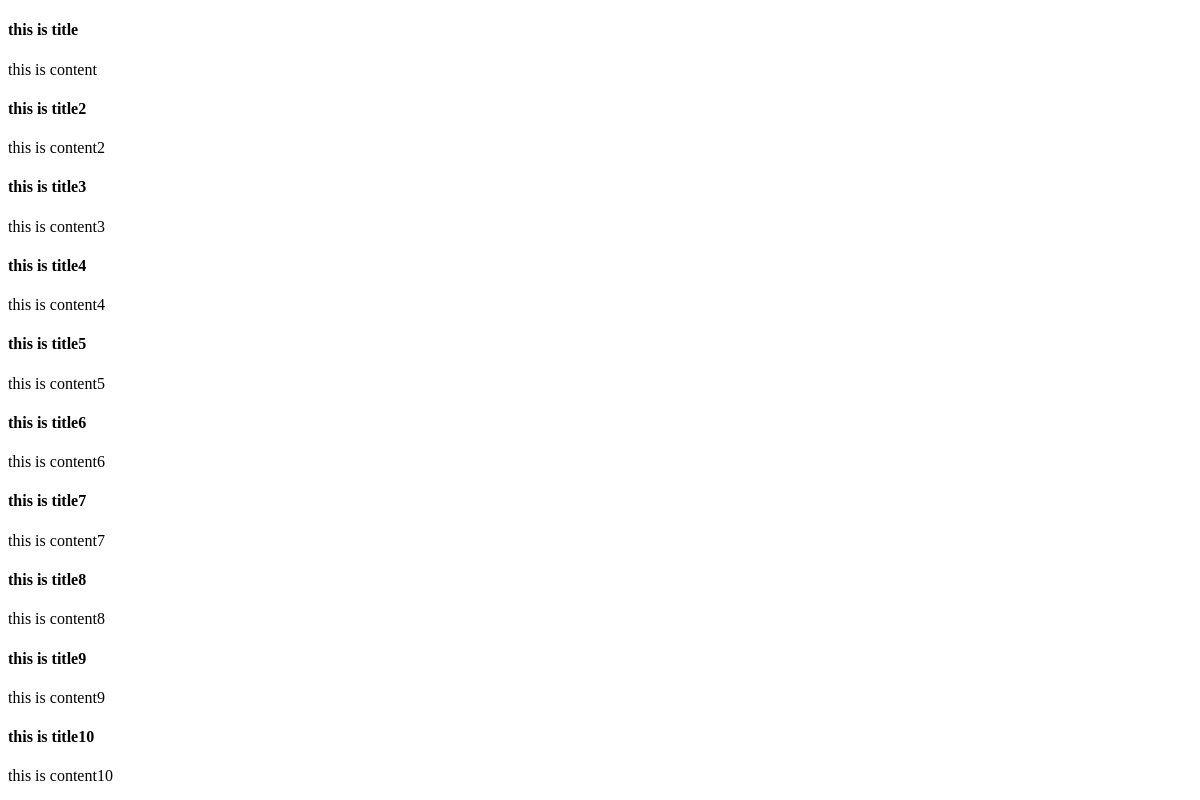
The app's page /second/list/, older data.
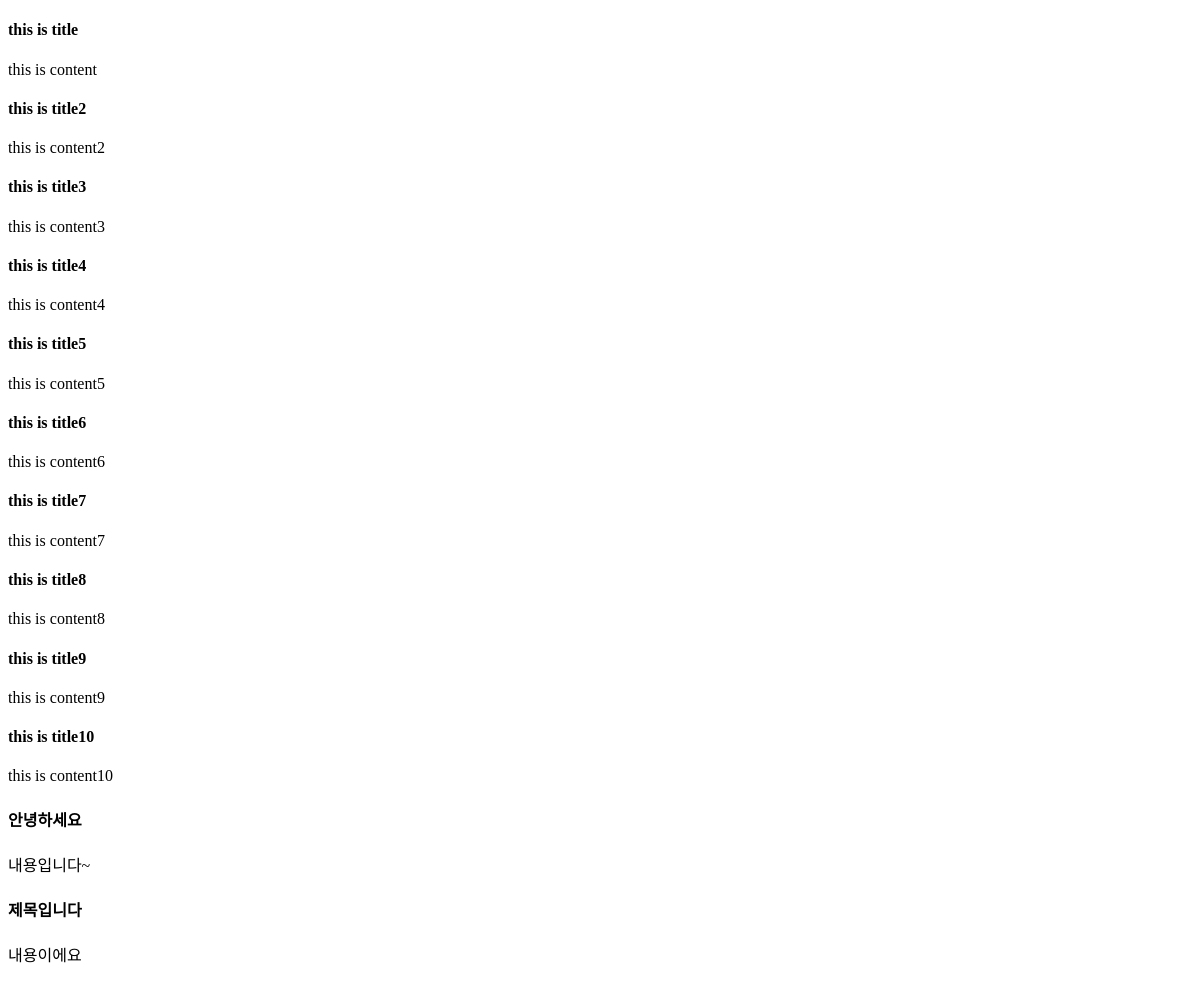
The same page, newer data.
### second/models.py (models this page shows)
class Post(models.Model):
    title = models.CharField(max_length=30) # 30자 이하의 문자열
    content = models.TextField() # 문자열 길이를 제한하지 않는 긴 문자열
    created_at = models.DateTimeField(auto_now_add=True) # 생성 시각
    updated_at = models.DateTimeField(auto_now=True) # 수정 시각

### second/views.py (the view)
# urls.py: path('list/', views.list, name="list"),
def list(request):
    context = {
        'items': Post.objects.all()
    }
    return render(request, 'second/list.html', context)

### second/templates/second/list.html (shortened to what this page needs)
<!DOCTYPE html>
<html lang="ko">
<head>
</head>
<body>
    {% for item in items %}
    <div>
        <h4>
            {{ item.title }}
        </h4>
        <p>{{ item.content }}</p>
    </div>
    {% endfor %}
</body>
</html>

Row changes from the older to the newer data that the page shows:
added Post: title "안녕하세요", content "내용입니다~"
added Post: title "제목입니다", content "내용이에요"
